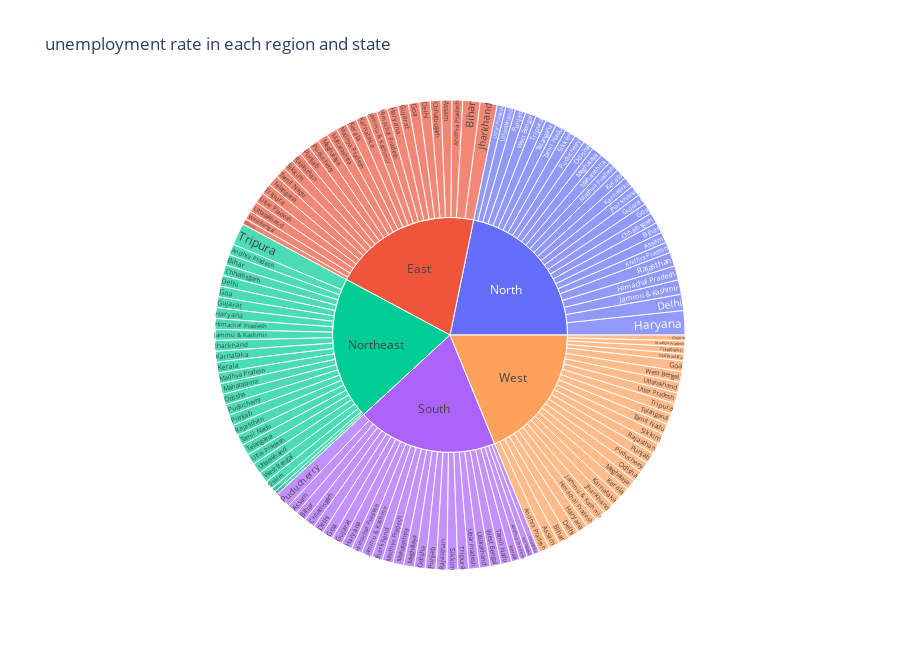

Notebook source saved alongside this figure:
### Code cell
#a sunburst chart (hierarchical chart) for unemployment rate region-wise and state-wise
fig = px.sunburst(unempDF, 
                  path=['Region','States'], 
                  values='Estimated Unemployment Rate',
                  title= 'unemployment rate in each region and state',
                  height=650)
fig.show()

### Figure 1 — Plotly figure (JSON) as saved in the notebook; plotly's stock layout.template omitted (floating-point values rounded to 4 significant figures; data arrays with more than 128 entries replaced by an {"elided": "..."} marker saying what was removed)
{"data": [{"branchvalues": "total", "domain": {"x": [0, 1], "y": [0, 1]}, "hovertemplate": "labels=%{label}<br>Estimated Unemployment Rate=%{value}<br>parent=%{parent}<br>id=%{id}<extra></extra>", "ids": {"elided": "140 str values"}, "labels": {"elided": "140 str values"}, "name": "", "parents": {"elided": "140 str values"}, "type": "sunburst", "values": {"elided": "140 float values"}}], "layout": {"height": 650, "legend": {"tracegroupgap": 0}, "title": {"text": "unemployment rate in each region and state"}}}
